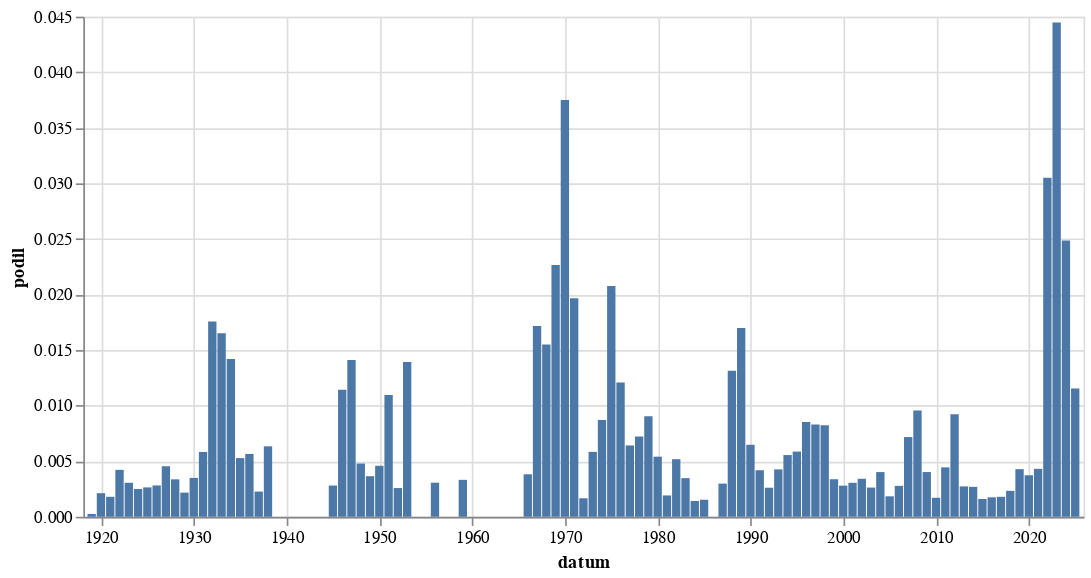

The notebook cell this image was saved under:
### Code cell
alt.Chart(
    hledej(" [Ii]nfla[cč]").to_pandas(),
    width = 600
).mark_bar(
).encode(
    alt.X('datum:T'),
    alt.Y('podil:Q')
)

### Figure 1 — Vega-Lite specification as saved in the notebook (floating-point values rounded to 4 significant figures)
{"config": {"view": {"continuousWidth": 300, "continuousHeight": 300}}, "data": {"name": "data-2e7f31c8e574504eac585f831d34cfad"}, "mark": {"type": "bar"}, "encoding": {"x": {"field": "datum", "type": "temporal"}, "y": {"field": "podil", "type": "quantitative"}}, "width": 600, "$schema": "https://vega.github.io/schema/vega-lite/v5.8.0.json", "datasets": {"data-2e7f31c8e574504eac585f831d34cfad": [{"datum": "1919-01-01T00:00:00", "text": 1, "text_right": 3946, "podil": 0.0002534, "co": " [Ii]nfla[cč]"}, {"datum": "1920-01-01T00:00:00", "text": 12, "text_right": 5656, "podil": 0.002122, "co": " [Ii]nfla[cč]"}, {"datum": "1921-01-01T00:00:00", "text": 14, "text_right": 7785, "podil": 0.001798, "co": " [Ii]nfla[cč]"}, {"datum": "1922-01-01T00:00:00", "text": 32, "text_right": 7580, "podil": 0.004222, "co": " [Ii]nfla[cč]"}, {"datum": "1923-01-01T00:00:00", "text": 16, "text_right": 5228, "podil": 0.00306, "co": " [Ii]nfla[cč]"}, {"datum": "1924-01-01T00:00:00", "text": 14, "text_right": 5606, "podil": 0.002497, "co": " [Ii]nfla[cč]"}, {"datum": "1925-01-01T00:00:00", "text": 12, "text_right": 4541, "podil": 0.002643, "co": " [Ii]nfla[cč]"}, {"datum": "1926-01-01T00:00:00", "text": 20, "text_right": 7099, "podil": 0.002817, "co": " [Ii]nfla[cč]"}, {"datum": "1927-01-01T00:00:00", "text": 28, "text_right": 6160, "podil": 0.004545, "co": " [Ii]nfla[cč]"}, {"datum": "1928-01-01T00:00:00", "text": 20, "text_right": 5941, "podil": 0.003366, "co": " [Ii]nfla[cč]"}, {"datum": "1929-01-01T00:00:00", "text": 8, "text_right": 3684, "podil": 0.002172, "co": " [Ii]nfla[cč]"}, {"datum": "1930-01-01T00:00:00", "text": 26, "text_right": 7437, "podil": 0.003496, "co": " [Ii]nfla[cč]"}, {"datum": "1931-01-01T00:00:00", "text": 35, "text_right": 6002, "podil": 0.005831, "co": " [Ii]nfla[cč]"}, {"datum": "1932-01-01T00:00:00", "text": 63, "text_right": 3586, "podil": 0.01757, "co": " [Ii]nfla[cč]"}, {"datum": "1933-01-01T00:00:00", "text": 67, "text_right": 4059, "podil": 0.01651, "co": " [Ii]nfla[cč]"}, {"datum": "1934-01-01T00:00:00", "text": 46, "text_right": 3242, "podil": 0.01419, "co": " [Ii]nfla[cč]"}, {"datum": "1935-01-01T00:00:00", "text": 17, "text_right": 3221, "podil": 0.005278, "co": " [Ii]nfla[cč]"}, {"datum": "1936-01-01T00:00:00", "text": 19, "text_right": 3361, "podil": 0.005653, "co": " [Ii]nfla[cč]"}, {"datum": "1937-01-01T00:00:00", "text": 7, "text_right": 3087, "podil": 0.002268, "co": " [Ii]nfla[cč]"}, {"datum": "1938-01-01T00:00:00", "text": 10, "text_right": 1578, "podil": 0.006337, "co": " [Ii]nfla[cč]"}, {"datum": "1945-01-01T00:00:00", "text": 2, "text_right": 712, "podil": 0.002809, "co": " [Ii]nfla[cč]"}, {"datum": "1946-01-01T00:00:00", "text": 32, "text_right": 2802, "podil": 0.01142, "co": " [Ii]nfla[cč]"}, {"datum": "1947-01-01T00:00:00", "text": 35, "text_right": 2481, "podil": 0.01411, "co": " [Ii]nfla[cč]"}, {"datum": "1948-01-01T00:00:00", "text": 12, "text_right": 2504, "podil": 0.004792, "co": " [Ii]nfla[cč]"}, {"datum": "1949-01-01T00:00:00", "text": 3, "text_right": 822, "podil": 0.00365, "co": " [Ii]nfla[cč]"}, {"datum": "1950-01-01T00:00:00", "text": 2, "text_right": 436, "podil": 0.004587, "co": " [Ii]nfla[cč]"}, {"datum": "1951-01-01T00:00:00", "text": 4, "text_right": 365, "podil": 0.01096, "co": " [Ii]nfla[cč]"}, {"datum": "1952-01-01T00:00:00", "text": 1, "text_right": 387, "podil": 0.002584, "co": " [Ii]nfla[cč]"}, {"datum": "1953-01-01T00:00:00", "text": 4, "text_right": 287, "podil": 0.01394, "co": " [Ii]nfla[cč]"}, {"datum": "1956-01-01T00:00:00", "text": 1, "text_right": 326, "podil": 0.003067, "co": " [Ii]nfla[cč]"}, {"datum": "1959-01-01T00:00:00", "text": 1, "text_right": 301, "podil": 0.003322, "co": " [Ii]nfla[cč]"}, {"datum": "1966-01-01T00:00:00", "text": 2, "text_right": 523, "podil": 0.003824, "co": " [Ii]nfla[cč]"}, {"datum": "1967-01-01T00:00:00", "text": 9, "text_right": 524, "podil": 0.01718, "co": " [Ii]nfla[cč]"}, {"datum": "1968-01-01T00:00:00", "text": 31, "text_right": 1999, "podil": 0.01551, "co": " [Ii]nfla[cč]"}, {"datum": "1969-01-01T00:00:00", "text": 32, "text_right": 1413, "podil": 0.02265, "co": " [Ii]nfla[cč]"}, {"datum": "1970-01-01T00:00:00", "text": 36, "text_right": 960, "podil": 0.0375, "co": " [Ii]nfla[cč]"}, {"datum": "1971-01-01T00:00:00", "text": 17, "text_right": 865, "podil": 0.01965, "co": " [Ii]nfla[cč]"}, {"datum": "1972-01-01T00:00:00", "text": 1, "text_right": 601, "podil": 0.001664, "co": " [Ii]nfla[cč]"}, {"datum": "1973-01-01T00:00:00", "text": 5, "text_right": 856, "podil": 0.005841, "co": " [Ii]nfla[cč]"}, {"datum": "1974-01-01T00:00:00", "text": 7, "text_right": 803, "podil": 0.008717, "co": " [Ii]nfla[cč]"}, {"datum": "1975-01-01T00:00:00", "text": 19, "text_right": 915, "podil": 0.02077, "co": " [Ii]nfla[cč]"}, {"datum": "1976-01-01T00:00:00", "text": 8, "text_right": 662, "podil": 0.01208, "co": " [Ii]nfla[cč]"}, {"datum": "1977-01-01T00:00:00", "text": 5, "text_right": 779, "podil": 0.006418, "co": " [Ii]nfla[cč]"}, {"datum": "1978-01-01T00:00:00", "text": 6, "text_right": 831, "podil": 0.00722, "co": " [Ii]nfla[cč]"}, {"datum": "1979-01-01T00:00:00", "text": 6, "text_right": 663, "podil": 0.00905, "co": " [Ii]nfla[cč]"}, {"datum": "1980-01-01T00:00:00", "text": 4, "text_right": 740, "podil": 0.005405, "co": " [Ii]nfla[cč]"}, {"datum": "1981-01-01T00:00:00", "text": 1, "text_right": 521, "podil": 0.001919, "co": " [Ii]nfla[cč]"}, {"datum": "1982-01-01T00:00:00", "text": 4, "text_right": 772, "podil": 0.005181, "co": " [Ii]nfla[cč]"}, {"datum": "1983-01-01T00:00:00", "text": 3, "text_right": 863, "podil": 0.003476, "co": " [Ii]nfla[cč]"}, {"datum": "1984-01-01T00:00:00", "text": 1, "text_right": 703, "podil": 0.001422, "co": " [Ii]nfla[cč]"}, {"datum": "1985-01-01T00:00:00", "text": 1, "text_right": 653, "podil": 0.001531, "co": " [Ii]nfla[cč]"}, {"datum": "1987-01-01T00:00:00", "text": 2, "text_right": 670, "podil": 0.002985, "co": " [Ii]nfla[cč]"}, {"datum": "1988-01-01T00:00:00", "text": 12, "text_right": 914, "podil": 0.01313, "co": " [Ii]nfla[cč]"}, {"datum": "1989-01-01T00:00:00", "text": 31, "text_right": 1825, "podil": 0.01699, "co": " [Ii]nfla[cč]"}, {"datum": "1990-01-01T00:00:00", "text": 102, "text_right": 15752, "podil": 0.006475, "co": " [Ii]nfla[cč]"}, {"datum": "1991-01-01T00:00:00", "text": 130, "text_right": 31045, "podil": 0.004187, "co": " [Ii]nfla[cč]"}, {"datum": "1992-01-01T00:00:00", "text": 65, "text_right": 24879, "podil": 0.002613, "co": " [Ii]nfla[cč]"}, {"datum": "1993-01-01T00:00:00", "text": 37, "text_right": 8681, "podil": 0.004262, "co": " [Ii]nfla[cč]"}, {"datum": "1994-01-01T00:00:00", "text": 40, "text_right": 7203, "podil": 0.005553, "co": " [Ii]nfla[cč]"}, {"datum": "1995-01-01T00:00:00", "text": 51, "text_right": 8693, "podil": 0.005867, "co": " [Ii]nfla[cč]"}, {"datum": "1996-01-01T00:00:00", "text": 78, "text_right": 9139, "podil": 0.008535, "co": " [Ii]nfla[cč]"}, {"datum": "1997-01-01T00:00:00", "text": 132, "text_right": 15895, "podil": 0.008304, "co": " [Ii]nfla[cč]"}, {"datum": "1998-01-01T00:00:00", "text": 94, "text_right": 11413, "podil": 0.008236, "co": " [Ii]nfla[cč]"}, {"datum": "1999-01-01T00:00:00", "text": 66, "text_right": 19544, "podil": 0.003377, "co": " [Ii]nfla[cč]"}, {"datum": "2000-01-01T00:00:00", "text": 63, "text_right": 22514, "podil": 0.002798, "co": " [Ii]nfla[cč]"}, {"datum": "2001-01-01T00:00:00", "text": 59, "text_right": 19300, "podil": 0.003057, "co": " [Ii]nfla[cč]"}, {"datum": "2002-01-01T00:00:00", "text": 53, "text_right": 15504, "podil": 0.003418, "co": " [Ii]nfla[cč]"}, {"datum": "2003-01-01T00:00:00", "text": 55, "text_right": 20928, "podil": 0.002628, "co": " [Ii]nfla[cč]"}, {"datum": "2004-01-01T00:00:00", "text": 78, "text_right": 19389, "podil": 0.004023, "co": " [Ii]nfla[cč]"}, {"datum": "2005-01-01T00:00:00", "text": 40, "text_right": 21731, "podil": 0.001841, "co": " [Ii]nfla[cč]"}, {"datum": "2006-01-01T00:00:00", "text": 38, "text_right": 13672, "podil": 0.002779, "co": " [Ii]nfla[cč]"}, {"datum": "2007-01-01T00:00:00", "text": 97, "text_right": 13521, "podil": 0.007174, "co": " [Ii]nfla[cč]"}, {"datum": "2008-01-01T00:00:00", "text": 134, "text_right": 14013, "podil": 0.009563, "co": " [Ii]nfla[cč]"}, {"datum": "2009-01-01T00:00:00", "text": 67, "text_right": 16646, "podil": 0.004025, "co": " [Ii]nfla[cč]"}, {"datum": "2010-01-01T00:00:00", "text": 22, "text_right": 12869, "podil": 0.00171, "co": " [Ii]nfla[cč]"}, {"datum": "2011-01-01T00:00:00", "text": 79, "text_right": 17781, "podil": 0.004443, "co": " [Ii]nfla[cč]"}, {"datum": "2012-01-01T00:00:00", "text": 136, "text_right": 14732, "podil": 0.009232, "co": " [Ii]nfla[cč]"}, {"datum": "2013-01-01T00:00:00", "text": 27, "text_right": 9881, "podil": 0.002733, "co": " [Ii]nfla[cč]"}, {"datum": "2014-01-01T00:00:00", "text": 56, "text_right": 20781, "podil": 0.002695, "co": " [Ii]nfla[cč]"}, {"datum": "2015-01-01T00:00:00", "text": 34, "text_right": 21226, "podil": 0.001602, "co": " [Ii]nfla[cč]"}, {"datum": "2016-01-01T00:00:00", "text": 39, "text_right": 22255, "podil": 0.001752, "co": " [Ii]nfla[cč]"}, {"datum": "2017-01-01T00:00:00", "text": 32, "text_right": 17808, "podil": 0.001797, "co": " [Ii]nfla[cč]"}, {"datum": "2018-01-01T00:00:00", "text": 48, "text_right": 20582, "podil": 0.002332, "co": " [Ii]nfla[cč]"}, {"datum": "2019-01-01T00:00:00", "text": 106, "text_right": 24751, "podil": 0.004283, "co": " [Ii]nfla[cč]"}, {"datum": "2020-01-01T00:00:00", "text": 88, "text_right": 23572, "podil": 0.003733, "co": " [Ii]nfla[cč]"}, {"datum": "2021-01-01T00:00:00", "text": 87, "text_right": 20176, "podil": 0.004312, "co": " [Ii]nfla[cč]"}, {"datum": "2022-01-01T00:00:00", "text": 635, "text_right": 20822, "podil": 0.0305, "co": " [Ii]nfla[cč]"}, {"datum": "2023-01-01T00:00:00", "text": 1110, "text_right": 24959, "podil": 0.04447, "co": " [Ii]nfla[cč]"}, {"datum": "2024-01-01T00:00:00", "text": 601, "text_right": 24168, "podil": 0.02487, "co": " [Ii]nfla[cč]"}, {"datum": "2025-01-01T00:00:00", "text": 121, "text_right": 10482, "podil": 0.01154, "co": " [Ii]nfla[cč]"}]}}
